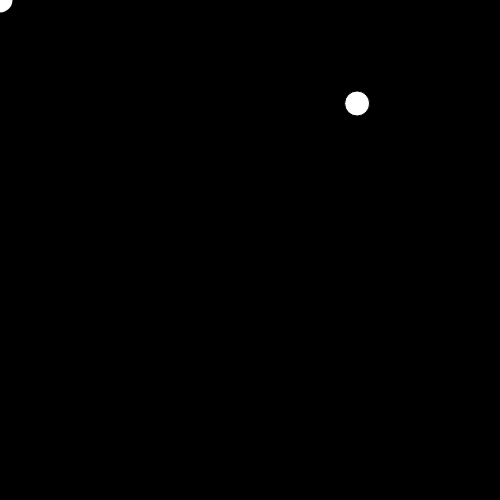
Frame 1 (no input)
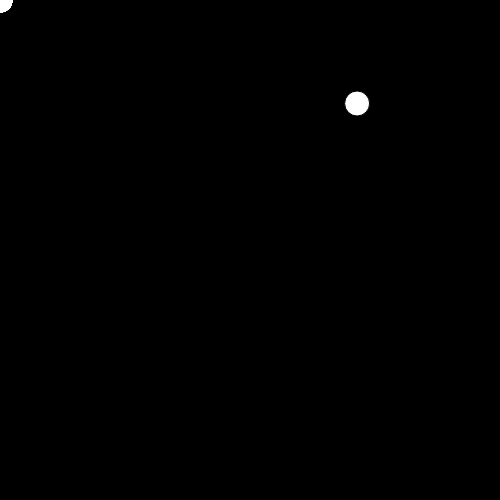
Frame 60 (no input)
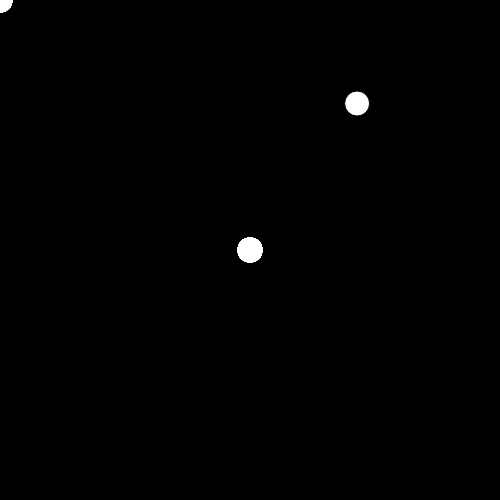
Frame 120 (the mouse pressed at the canvas centre since frame 60)

The p5.js sketch that drew these frames (run headless with seeded random() and noise() and a simulated clock; from frame 60 on, the mouse is pressed at the canvas centre):

// p5.js sketch
// ── sketch.js
function setup() {
  createCanvas(500, 500);
  background(0, 0, 0);

  let xPos = random(0, 500);
  let yPos = random(0, 500);
  ellipse( xPos, yPos, 25, 25);
  noStroke();
  
}





function mouseClicked(){
let r = random(0, 255);
let g = random(0, 255);
let b = random(0,255);
fill(r, g, b)

//let xPos = random(0, 500);
//let yPos = random(0, 500);
ellipse( mouseX, mouseY, 25, 25);
  
}

function draw(){
  ellipse( mouseX, mouseY, 25, 25);
}
